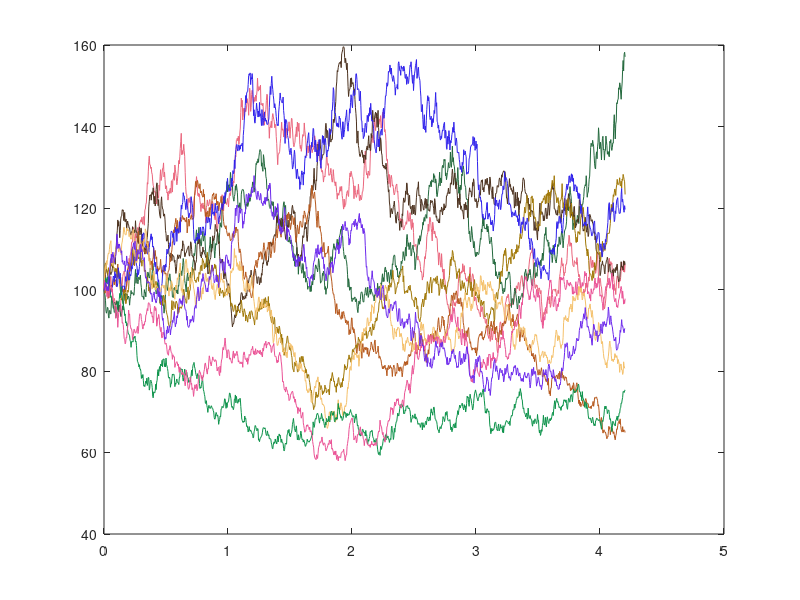

The MATLAB script that drew this image:

%Path generator for Geometric Brownian Motion
%   This script creates and plots the paths
% For the following paraments
 strart_date=0;
end_date=1060;
s0=100;
sigma=0.2;
r=0.01;
num_paths=10;


num_steps=end_date-strart_date;
dt=(end_date-strart_date)/(num_steps*252);
t=(end_date-strart_date)/(252);

sample=zeros(num_paths, num_steps);


%paths creation
for i=1:num_paths
    sample(i,1)=s0;
    for j=2:num_steps
        sample(i,j)=sample(i,j-1)*exp((r-0.5*sigma*sigma)*dt+sigma*normrnd(0,1)*sqrt(dt));           
    end
end

time=zeros(1, num_steps);
time(1,1)=0;
for i=2:num_steps
    time(1,i)=(i-1)*dt;
end;


for i=1:num_paths
    plot(time(1,:), sample(i,:), 'color',rand(1,3));
    hold on;
end
hold off
